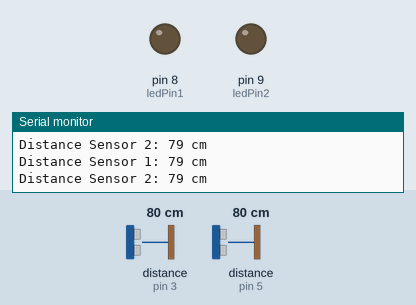
Simulated run of this sketch. Board: Arduino Uno, built with avr-gcc and run on an emulated ATmega328P. Parts: output pins drawn as LEDs (lit = HIGH), the last lines printed to the serial monitor. Wiring (inferred from the names in the program): 2 × ultrasonic range finder: trigger pin 2, echo pin 3 / trigger pin 4, echo pin 5. Inputs (shaded band) come from the test bench; at power-on: distance to the obstacle (sensors on pin 3, pin 5) 80 cm. The echo pulse lasts 58.3 µs per cm; pins used as bus, display or sensor lines are not drawn.

Above: at 1.8 s.
1.9 s: distance to the obstacle (sensor on pin 3) set to 12 cm
3.4 s: distance to the obstacle (sensor on pin 3) set to 9 cm
At 5.2 s:
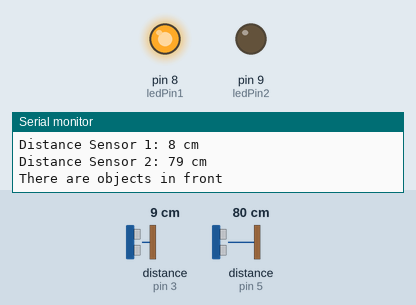
5.5 s: distance to the obstacle (sensor on pin 5) set to 12 cm
7.3 s: distance to the obstacle (sensor on pin 5) set to 9 cm
At 9.3 s:
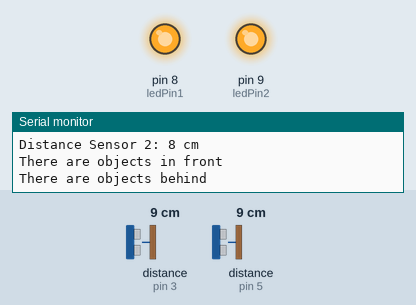
9.6 s: distance to the obstacle (sensor on pin 3) set to 18 cm
At 10.8 s:
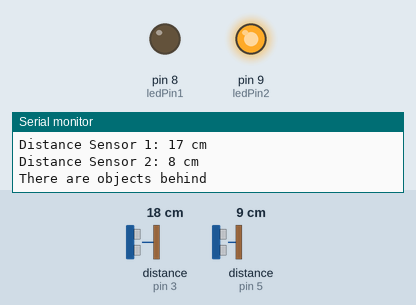
11.7 s: distance to the obstacle (sensor on pin 3) set to 2 cm
At 12.9 s:
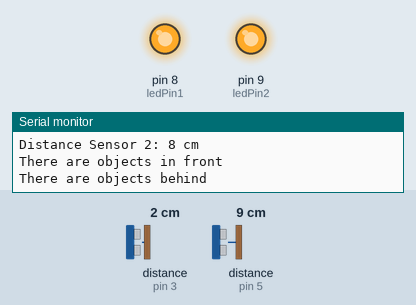
Timing chart, 0 to 14.7 s (numbered marks = the images above; inputs shaded):
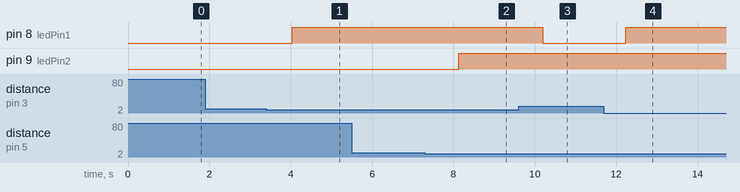

The sketch:

ultrasonic.ino
```cpp
// Define pin numbers for the first ultrasonic sensor
const int trigPin1 = 2;
const int echoPin1 = 3;
const int ledPin1 = 8;  // Pin for the first LED

// Define pin numbers for the second ultrasonic sensor
const int trigPin2 = 4;
const int echoPin2 = 5;
const int ledPin2 = 9;  // Pin for the second LED

void setup() {
  Serial.begin(9600);
  pinMode(trigPin1, OUTPUT);
  pinMode(echoPin1, INPUT);
  pinMode(ledPin1, OUTPUT);

  pinMode(trigPin2, OUTPUT);
  pinMode(echoPin2, INPUT);
  pinMode(ledPin2, OUTPUT);
}

void loop() {
  // Measure distance using the first sensor
  long duration1, distance1;
  digitalWrite(trigPin1, LOW);
  delayMicroseconds(2);
  digitalWrite(trigPin1, HIGH);
  delayMicroseconds(10);
  digitalWrite(trigPin1, LOW);
  duration1 = pulseIn(echoPin1, HIGH);
  distance1 = (duration1 / 2) * 0.0343;

  // Measure distance using the second sensor
  long duration2, distance2;
  digitalWrite(trigPin2, LOW);
  delayMicroseconds(2);
  digitalWrite(trigPin2, HIGH);
  delayMicroseconds(10);
  digitalWrite(trigPin2, LOW);
  duration2 = pulseIn(echoPin2, HIGH);
  distance2 = (duration2 / 2) * 0.0343;

  // Print the distances to the serial monitor
  Serial.print("Distance Sensor 1: ");
  Serial.print(distance1);
  Serial.println(" cm");

  Serial.print("Distance Sensor 2: ");
  Serial.print(distance2);
  Serial.println(" cm");

  // Check distances and control LEDs
  if (distance1 < 10) {
    digitalWrite(ledPin1, HIGH);  // Turn on the first LED
    Serial.println("There are objects in front");
  } else {
    digitalWrite(ledPin1, LOW);   // Turn off the first LED
  }

  if (distance2 < 10) {
    digitalWrite(ledPin2, HIGH);  // Turn on the second LED
    Serial.println("There are objects behind");
  } else {
    digitalWrite(ledPin2, LOW);   // Turn off the second LED
  }

  delay(1000); // Adjust the delay as needed
}
```

Measured:
- the behaviour switches between 11 and 10 cm on distance to the obstacle (sensor on pin 3) (found by bisection; images 0 and 1)
- the behaviour switches between 11 and 10 cm on distance to the obstacle (sensor on pin 5) (found by bisection; images 1 and 2)
- after the input at 3.4 s, pin 8 (ledPin1): LOW → HIGH after 0.64 s
- after the input at 7.3 s, pin 9 (ledPin2): LOW → HIGH after 0.83 s
- after the input at 9.6 s, pin 8 (ledPin1): HIGH → LOW after 0.60 s
- after the input at 11.7 s, pin 8 (ledPin1): LOW → HIGH after 0.53 s
